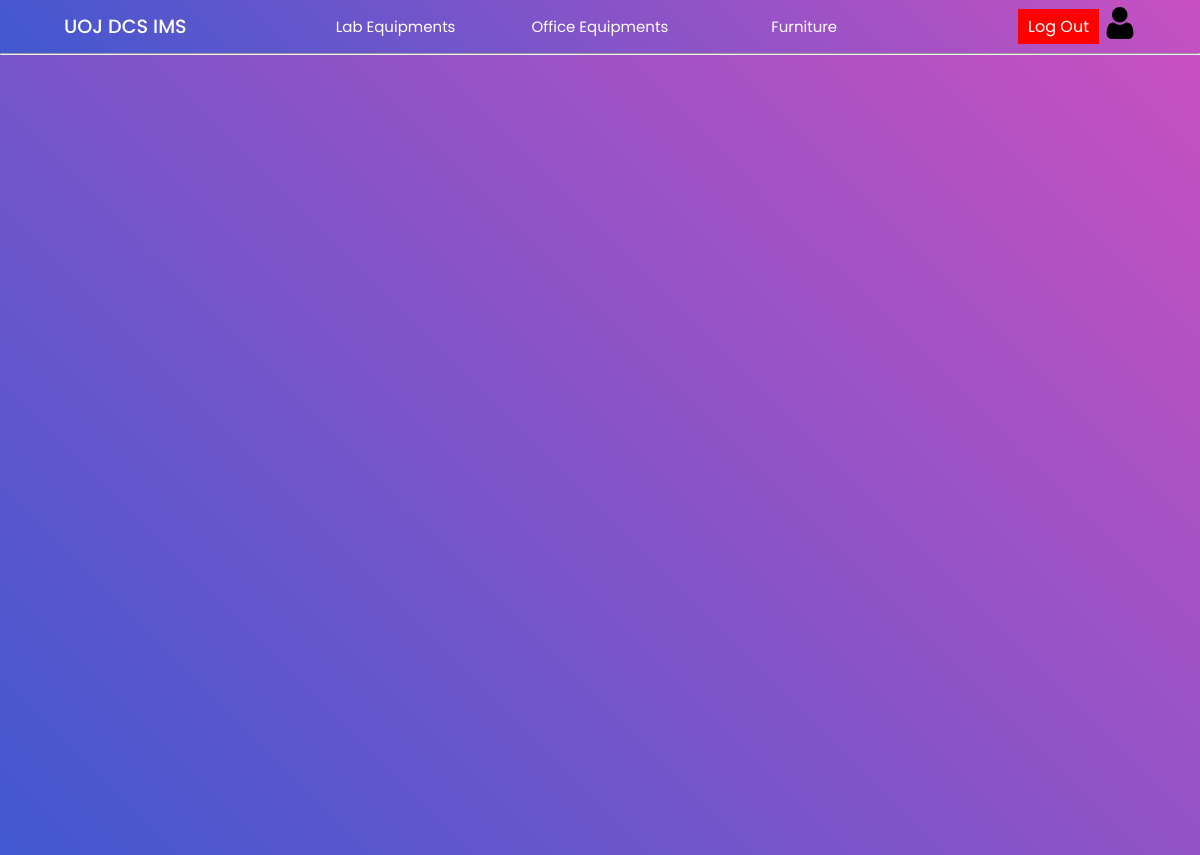
The app's page /Project/furniture/furnitureItems.php?search=true&id=10 (signed in), older data.
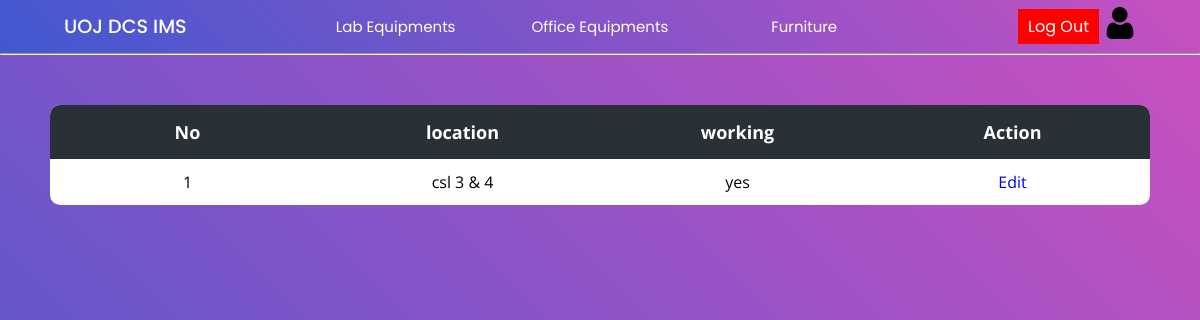
The same page, newer data.
### tables this page shows
CREATE TABLE `f_items` (
  `invoice_id` int(11) NOT NULL,
  `f_set_id` int(11) NOT NULL,
  `location` varchar(100) NOT NULL,
  `working` varchar(10) NOT NULL
);

### Project/furniture/furnitureItems.php (the view, shortened to what this page needs)
<?php
    include("../config/connection.php");
?>
<!DOCTYPE html>
<html lang="en">
<head>
    <link rel="stylesheet" href="../css/lab.css">
    <link rel="stylesheet" href="../css/main.css">
</head>
<body>
    <?php include("../header/header.php");?> <hr>
    <div class="main-container">
<?php
    if(isset($_GET['search'])){
        $id = $_GET['id'];
        $query = "SELECT * FROM f_items WHERE invoice_id = $id";
        $result = mysqli_query($con,$query);
        if(mysqli_num_rows($result) > 0){
?>
<div class="table-con">
<table style="width: 100%;">
        <thead>
            <tr>
                <th>No</th>
                <th>location</th>
                <th>working</th>
                <th>Action</th>
            </tr>
        </thead>
        <tbody>
            <?php
                while($row = mysqli_fetch_array($result)) {
            ?>
                <tr>
                    <td><?php echo $row['f_set_id']?></a></td>
                    <td><?php echo $row['location']?></td>
                    <td><?php echo $row['working']?></td>
                    <td>
                        <a href="updateItems.php?id=<?php echo $id?>&setid=<?php echo $row['f_set_id'];?>" >Edit</a>
                    </td>
                </tr>
            <?php
                }
        }
    }
?>
        </tbody>
    </table>
</div>
    </div>
</body>
</html>

Row changes from the older to the newer data that the page shows:
added f_items: f_set "1", location "csl 3 & 4", working "yes"
Text that changed along with them:
text now shown: "No location working Action"
